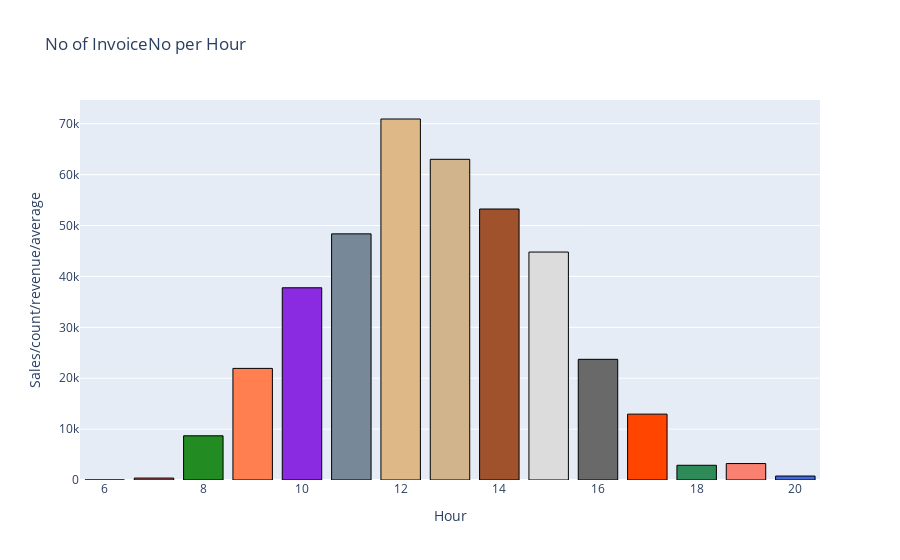

The notebook cell saved with this chart:
### Code cell
plot_Bar_graphs(count_per_hour,'Hour','InvoiceNo')

### Figure 1 — Plotly figure (JSON) as saved in the notebook; plotly's stock layout.template omitted (floating-point values rounded to 4 significant figures)
{"data": [{"marker": {"color": ["steelblue", "indianred", "forestgreen", "coral", "blueviolet", "lightslategray", "burlywood", "tan", "sienna", "gainsboro", "dimgray", "orangered", "seagreen", "salmon", "royalblue"], "line": {"color": "black", "width": 1}}, "type": "bar", "x": [6, 7, 8, 9, 10, 11, 12, 13, 14, 15, 16, 17, 18, 19, 20], "y": [1, 379, 8686, 21927, 37771, 48363, 70931, 63013, 53245, 44787, 23711, 12940, 2895, 3231, 778]}], "layout": {"title": {"text": "No of InvoiceNo per Hour"}, "xaxis": {"title": {"text": "Hour"}}, "yaxis": {"title": {"text": "Sales/count/revenue/average"}}}}
